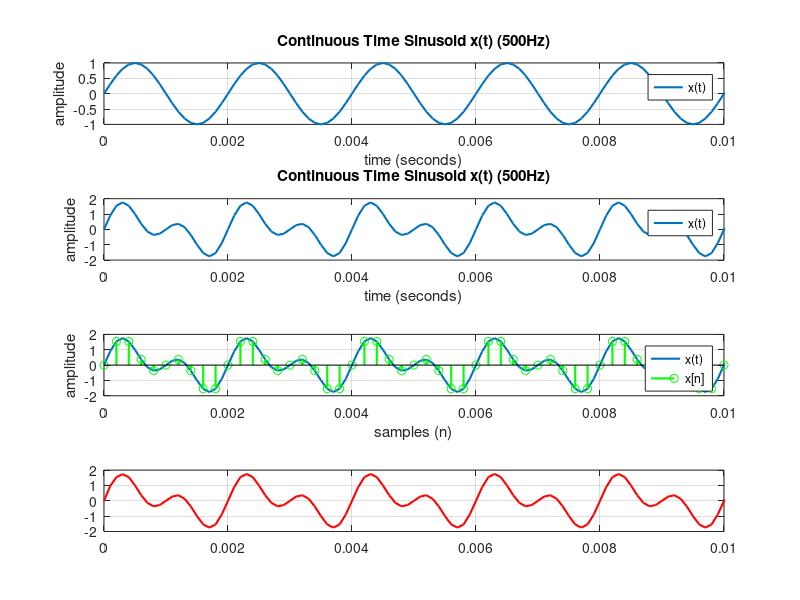

Reproduce this figure in MATLAB.
%% This is a sampling script
close, clc

%% signal generation

duration = 10; %seconds
dt = 0.0001; %time step (how often we compute a sample)
t = 0:dt:duration; %x-axis (time)
f = 500; %frequency
f1 = 1000; 
x_t = sin(2 * pi * f * t); %continuous time sinusoid
x2_t = sin(2 * pi * f1 * t);
x = x_t + x2_t;


% plotting code
subplot(4, 1, 1) % subplot 1
plot(t ,x_t, 'linewidth',1.5)
xlim([0 0.01]) % limit the x-axis
title('Continuous Time Sinusoid x(t) (500Hz)')
xlabel('time (seconds)')
ylabel('amplitude')
legend('x(t)')
grid on

subplot(4, 1, 2) % subplot 1
plot(t ,x, 'linewidth',1.5)
xlim([0 0.01]) % limit the x-axis
title('Continuous Time Sinusoid x(t) (500Hz)')
xlabel('time (seconds)')
ylabel('amplitude')
legend('x(t)')


% hold on

%% sampling

Fs = 5000; % sampling frequency 
Ts = 1/Fs; % sampling period
n = 0:Ts:10; % x-axis (samples)
x_n = sin(2 * pi * f * n); % discrete time sinusoid
x2_n = sin(2 * pi * f1 * n);
x1 = x_n + x2_n;

% plotted 
subplot(4, 1, 3) % subplot 2
plot(t ,x, 'linewidth',1.5)
hold on
stem(n, x1, 'g', 'linewidth',1.5) % for 'discrete' 
hold off
grid on
xlabel('samples (n)')
ylabel('amplitude')
legend('x(t)', 'x[n]')
xlim([0 0.01]) % limit the x-axis 
% sound(x_n)

%% reconstruction

t_r = linspace(0, max(n), (max(n)/dt)); %x-axis (reconstructed time axis)
y_t = interp1(n, x1, t_r, "spline"); %reconstructed continous time sinusoid

%plotting code
subplot(4, 1, 4) % subplot 3
plot(t_r, y_t,'r','linewidth',1.5) 
grid on
xlim([0 0.01]) %limit x-axis
% sound(x_n)

%% Add FFT Code here to verify 
